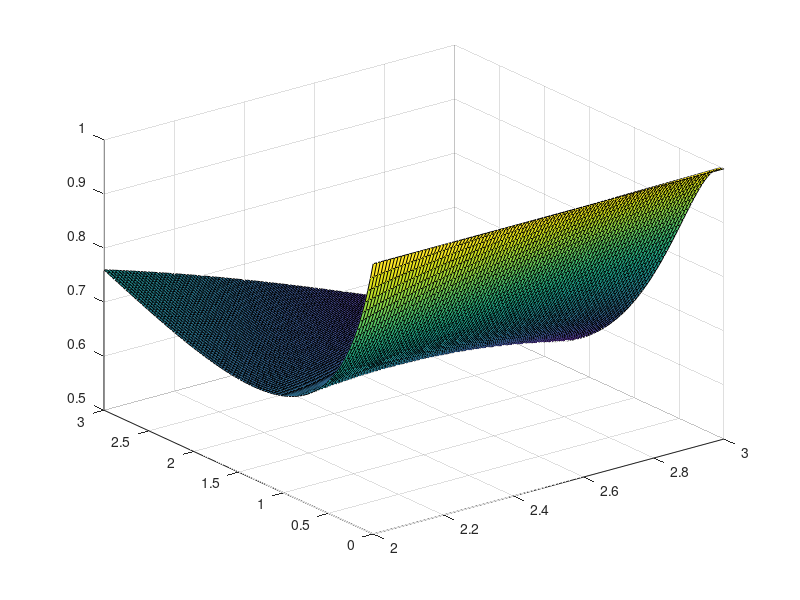

MATLAB code to generate this figure: (Note: this script raises an error after producing the figure.)
%%% State-aware new system tinkering workspace

%% Set path string and add paths
clc; clear all; close all;

direc = pwd; if direc(1)=='C' 
    dpath = 'C:\Users\carle\Documents\MATLAB\NSF DEMS\Phase 1\';
else
    dpath = 'E:\Carl\Documents\MATLAB\NSF-DEMS_calibration\';
end
clear direc; 

% Add paths
addpath(dpath);
addpath([dpath,'stored_data']);
addpath([dpath,'Example']);
addpath([dpath,'state-aware']);

%% Define new univariate system
clc ; clearvars -except dpath ; close all ;

% Define control input, calib input and objective function
x = linspace(2,3) ;
t = linspace(0,3) ;
f1 = @(x,t) (t.^(x-1) .* exp(-0.75 * t) + 1) .^ (-1) ;

% Get results on grid 
[X,T] = meshgrid(x,t) ; 
Y = reshape(f1(X(:),T(:)),length(x),length(t)) ;

% Take a look
surf(X,T,Y);

% Get prior mean, sd
output_mean = mean(Y(:));
output_sd   = std(Y(:));
disp(output_mean);
disp(output_sd);

% Looks, as expected, to be the case that theta is optimal at 4/3(x-1).

%% Perform state-aware calibration on univariate system
clc ; clearvars -except dpath ; close all ;

% Set inputs for calibration
desired_obs = 0 ; 
output_mean = 0.6922;
output_sd   = 0.1163;
lambda_delta = 1/(.5)^2;
cntrl_input = linspace(0,1,8);
% f1 = @(x,t) (t.^(x-1) .* exp(-0.75 * t) + 1) .^ (-1) ;
% f2 = @(x,t,varargin) (t.^(x-1) .* exp(-0.75 * t) + 1) .^ (-1) ;
eta = @Univar_objective ; 

% Get settings
settings = MCMC_sa_settings(desired_obs,lambda_delta,cntrl_input,...
    'input_cntrl_min',2,'input_cntrl_range',1,'which_sa',1,...
    'dim_theta1',1,'dim_theta2',0,...
    'input_calib_min',0,'input_calib_range',4,...
    'eta',eta,...
    'output_mean',output_mean,'output_sd',output_sd,...
    'nu_theta_prior_param',100,...
    'nu_delta_prior_param',100,...
    'lambda_theta_hypers',[1, 1]);

% Perform calibration
results = MCMC_state_aware_discrep_true_fn ( settings ) ;

% Compare results to truth
res=mean(results.theta1(10001:end,:)) * results.settings.input_calib_range;
truth=4/3 * (linspace(2,3,8) - 1);
figure();
plot(linspace(2,3,8),res,'bo-'); hold on ; plot(linspace(2,3,8),truth) ; 

% Save results
% save([dpath,'state-aware\state-aware_results\'...
%     '2018-11-16_sa_univariate_system'],...
%     'results');
